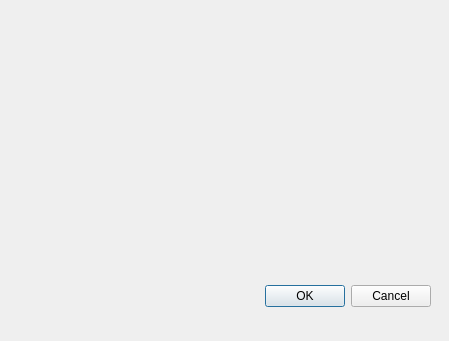
<?xml version="1.0" encoding="UTF-8"?>
<ui version="4.0">
 <class>new_user</class>
 <widget class="QDialog" name="new_user">
  <property name="geometry">
   <rect>
    <x>0</x>
    <y>0</y>
    <width>449</width>
    <height>341</height>
   </rect>
  </property>
  <property name="windowTitle">
   <string>Dialog</string>
  </property>
  <widget class="QDialogButtonBox" name="buttonBox">
   <property name="geometry">
    <rect>
     <x>90</x>
     <y>280</y>
     <width>341</width>
     <height>32</height>
    </rect>
   </property>
   <property name="orientation">
    <enum>Qt::Horizontal</enum>
   </property>
   <property name="standardButtons">
    <set>QDialogButtonBox::Cancel|QDialogButtonBox::Ok</set>
   </property>
  </widget>
  <widget class="QWidget" name="formLayoutWidget">
   <property name="geometry">
    <rect>
     <x>30</x>
     <y>20</y>
     <width>371</width>
     <height>241</height>
    </rect>
   </property>
   <layout class="QFormLayout" name="formLayout"/>
  </widget>
 </widget>
 <resources/>
 <connections>
  <connection>
   <sender>buttonBox</sender>
   <signal>accepted()</signal>
   <receiver>new_user</receiver>
   <slot>accept()</slot>
   <hints>
    <hint type="sourcelabel">
     <x>248</x>
     <y>254</y>
    </hint>
    <hint type="destinationlabel">
     <x>157</x>
     <y>274</y>
    </hint>
   </hints>
  </connection>
  <connection>
   <sender>buttonBox</sender>
   <signal>rejected()</signal>
   <receiver>new_user</receiver>
   <slot>reject()</slot>
   <hints>
    <hint type="sourcelabel">
     <x>316</x>
     <y>260</y>
    </hint>
    <hint type="destinationlabel">
     <x>286</x>
     <y>274</y>
    </hint>
   </hints>
  </connection>
 </connections>
</ui>
